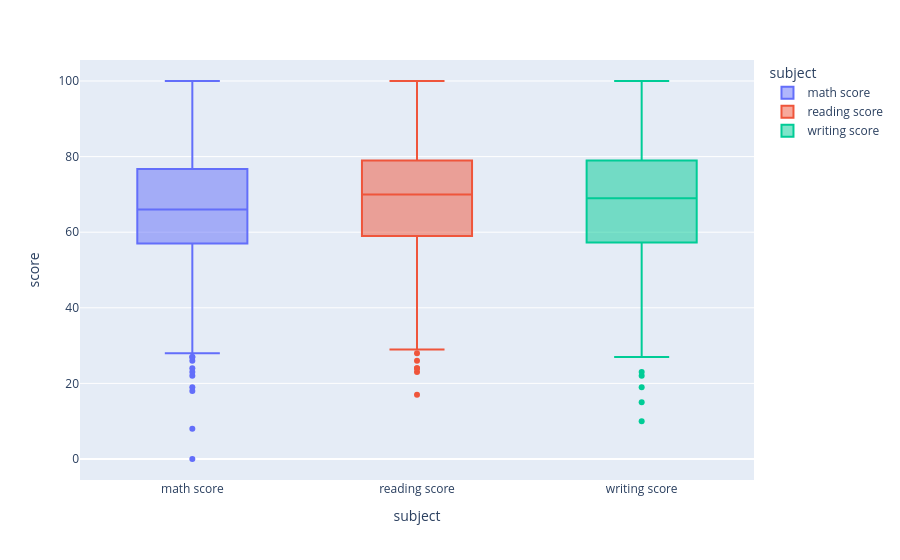

Notebook code for this chart:
### Code cell
exploratory_data_analysis(df_grades)

### Figure 1 — Plotly figure (JSON) as saved in the notebook; plotly's stock layout.template omitted (floating-point values rounded to 4 significant figures; data arrays with more than 128 entries replaced by an {"elided": "..."} marker saying what was removed)
{"data": [{"alignmentgroup": "True", "hovertemplate": "subject=%{x}<br>score=%{y}<extra></extra>", "legendgroup": "math score", "marker": {"color": "#636efa"}, "name": "math score", "notched": false, "offsetgroup": "math score", "orientation": "v", "showlegend": true, "type": "box", "x": {"elided": "875 str values"}, "x0": " ", "xaxis": "x", "y": {"elided": "875 int values"}, "y0": " ", "yaxis": "y"}, {"alignmentgroup": "True", "hovertemplate": "subject=%{x}<br>score=%{y}<extra></extra>", "legendgroup": "reading score", "marker": {"color": "#EF553B"}, "name": "reading score", "notched": false, "offsetgroup": "reading score", "orientation": "v", "showlegend": true, "type": "box", "x": {"elided": "875 str values"}, "x0": " ", "xaxis": "x", "y": {"elided": "875 int values"}, "y0": " ", "yaxis": "y"}, {"alignmentgroup": "True", "hovertemplate": "subject=%{x}<br>score=%{y}<extra></extra>", "legendgroup": "writing score", "marker": {"color": "#00cc96"}, "name": "writing score", "notched": false, "offsetgroup": "writing score", "orientation": "v", "showlegend": true, "type": "box", "x": {"elided": "875 str values"}, "x0": " ", "xaxis": "x", "y": {"elided": "875 int values"}, "y0": " ", "yaxis": "y"}], "layout": {"boxmode": "overlay", "legend": {"title": {"text": "subject"}, "tracegroupgap": 0}, "margin": {"t": 60}, "xaxis": {"anchor": "y", "categoryarray": ["math score", "reading score", "writing score"], "categoryorder": "array", "domain": [0, 1], "title": {"text": "subject"}}, "yaxis": {"anchor": "x", "domain": [0, 1], "title": {"text": "score"}}}}
